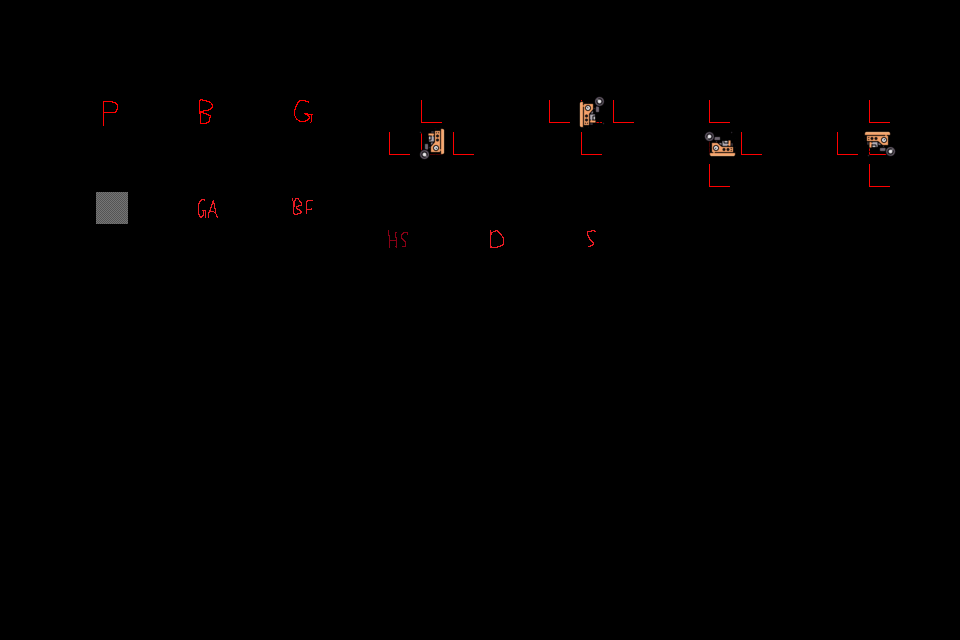

A 2D game scene composited from a Tiled map and its tileset images. What follows is a short description and the map's XML, with every tile layer's data as written:
An orthogonal 30x20 tile map with 32x32 px tiles, 3 tile layers (regions, input_objs, output_laserTerrain), 2 tilesets and 12 objects.

<map version="1.10" tiledversion="1.11.0" orientation="orthogonal" renderorder="right-down" width="30" height="20" tilewidth="32" tileheight="32" infinite="0" nextlayerid="5" nextobjectid="24">
 <properties>
  <property name="DeleteTiles" type="bool" value="true" />
 </properties>
 <tileset firstgid="1" source="rulesheet.tsx" />
 <tileset firstgid="19" source="tilesheet.tsx" />
 <layer id="1" name="regions" width="30" height="20" opacity="0.46">
  <data encoding="csv">
0,0,0,0,0,0,0,0,0,0,0,0,0,0,0,0,0,0,0,0,0,0,0,0,0,0,0,0,0,0,
0,0,0,0,0,0,0,0,0,0,0,0,0,0,0,0,0,0,0,0,0,0,0,0,0,0,0,0,0,0,
0,0,0,0,0,0,0,0,0,0,0,0,0,0,0,0,0,0,0,0,0,0,0,0,0,0,0,0,0,0,
0,0,0,1,0,0,1,0,0,1,0,0,0,1,0,0,0,1,1,1,0,0,1,0,0,0,0,1,0,0,
0,0,0,0,0,0,0,0,0,0,0,0,1,1,1,0,0,0,1,0,0,0,1,1,0,0,1,1,0,0,
0,0,0,0,0,0,0,0,0,0,0,0,0,0,0,0,0,0,0,0,0,0,1,0,0,0,0,1,0,0,
0,0,0,1,0,0,1,0,0,1,0,0,0,0,0,0,0,0,0,0,0,0,0,0,0,0,0,0,0,0,
0,0,0,0,0,0,0,0,0,0,0,0,1,0,0,1,0,0,1,0,0,0,0,0,0,0,0,0,0,0,
0,0,0,0,0,0,0,0,0,0,0,0,0,0,0,0,0,0,0,0,0,0,0,0,0,0,0,0,0,0,
0,0,0,0,0,0,0,0,0,0,0,0,0,0,0,0,0,0,0,0,0,0,0,0,0,0,0,0,0,0,
0,0,0,0,0,0,0,0,0,0,0,0,0,0,0,0,0,0,0,0,0,0,0,0,0,0,0,0,0,0,
0,0,0,0,0,0,0,0,0,0,0,0,0,0,0,0,0,0,0,0,0,0,0,0,0,0,0,0,0,0,
0,0,0,0,0,0,0,0,0,0,0,0,0,0,0,0,0,0,0,0,0,0,0,0,0,0,0,0,0,0,
0,0,0,0,0,0,0,0,0,0,0,0,0,0,0,0,0,0,0,0,0,0,0,0,0,0,0,0,0,0,
0,0,0,0,0,0,0,0,0,0,0,0,0,0,0,0,0,0,0,0,0,0,0,0,0,0,0,0,0,0,
0,0,0,0,0,0,0,0,0,0,0,0,0,0,0,0,0,0,0,0,0,0,0,0,0,0,0,0,0,0,
0,0,0,0,0,0,0,0,0,0,0,0,0,0,0,0,0,0,0,0,0,0,0,0,0,0,0,0,0,0,
0,0,0,0,0,0,0,0,0,0,0,0,0,0,0,0,0,0,0,0,0,0,0,0,0,0,0,0,0,0,
0,0,0,0,0,0,0,0,0,0,0,0,0,0,0,0,0,0,0,0,0,0,0,0,0,0,0,0,0,0,
0,0,0,0,0,0,0,0,0,0,0,0,0,0,0,0,0,0,0,0,0,0,0,0,0,0,0,0,0,0
</data>
 </layer>
 <layer id="2" name="input_objs" width="30" height="20">
  <data encoding="csv">
0,0,0,0,0,0,0,0,0,0,0,0,0,0,0,0,0,0,0,0,0,0,0,0,0,0,0,0,0,0,
0,0,0,0,0,0,0,0,0,0,0,0,0,0,0,0,0,0,0,0,0,0,0,0,0,0,0,0,0,0,
0,0,0,0,0,0,0,0,0,0,0,0,0,0,0,0,0,0,0,0,0,0,0,0,0,0,0,0,0,0,
0,0,0,11,0,0,9,0,0,10,0,0,0,12,0,0,0,12,12,12,0,0,12,0,0,0,0,12,0,0,
0,0,0,0,0,0,0,0,0,0,0,0,12,12,12,0,0,0,12,0,0,0,12,12,0,0,12,12,0,0,
0,0,0,0,0,0,0,0,0,0,0,0,0,0,0,0,0,0,0,0,0,0,12,0,0,0,0,12,0,0,
0,0,0,0,0,0,14,0,0,15,0,0,0,0,0,0,0,0,0,0,0,0,0,0,0,0,0,0,0,0,
0,0,0,0,0,0,0,0,0,0,0,0,16,0,0,17,0,0,18,0,0,0,0,0,0,0,0,0,0,0,
0,0,0,0,0,0,0,0,0,0,0,0,0,0,0,0,0,0,0,0,0,0,0,0,0,0,0,0,0,0,
0,0,0,0,0,0,0,0,0,0,0,0,0,0,0,0,0,0,0,0,0,0,0,0,0,0,0,0,0,0,
0,0,0,0,0,0,0,0,0,0,0,0,0,0,0,0,0,0,0,0,0,0,0,0,0,0,0,0,0,0,
0,0,0,0,0,0,0,0,0,0,0,0,0,0,0,0,0,0,0,0,0,0,0,0,0,0,0,0,0,0,
0,0,0,0,0,0,0,0,0,0,0,0,0,0,0,0,0,0,0,0,0,0,0,0,0,0,0,0,0,0,
0,0,0,0,0,0,0,0,0,0,0,0,0,0,0,0,0,0,0,0,0,0,0,0,0,0,0,0,0,0,
0,0,0,0,0,0,0,0,0,0,0,0,0,0,0,0,0,0,0,0,0,0,0,0,0,0,0,0,0,0,
0,0,0,0,0,0,0,0,0,0,0,0,0,0,0,0,0,0,0,0,0,0,0,0,0,0,0,0,0,0,
0,0,0,0,0,0,0,0,0,0,0,0,0,0,0,0,0,0,0,0,0,0,0,0,0,0,0,0,0,0,
0,0,0,0,0,0,0,0,0,0,0,0,0,0,0,0,0,0,0,0,0,0,0,0,0,0,0,0,0,0,
0,0,0,0,0,0,0,0,0,0,0,0,0,0,0,0,0,0,0,0,0,0,0,0,0,0,0,0,0,0,
0,0,0,0,0,0,0,0,0,0,0,0,0,0,0,0,0,0,0,0,0,0,0,0,0,0,0,0,0,0
</data>
 </layer>
 <layer id="4" name="output_laserTerrain" width="30" height="20">
  <data encoding="csv">
0,0,0,0,0,0,0,0,0,0,0,0,0,0,0,0,0,0,0,0,0,0,0,0,0,0,0,0,0,0,
0,0,0,0,0,0,0,0,0,0,0,0,0,0,0,0,0,0,0,0,0,0,0,0,0,0,0,0,0,0,
0,0,0,0,0,0,0,0,0,0,0,0,0,0,0,0,0,0,0,0,0,0,0,0,0,0,0,0,0,0,
0,0,0,0,0,0,0,0,0,0,0,0,0,0,0,0,0,0,46,0,0,0,0,0,0,0,0,0,0,0,
0,0,0,0,0,0,0,0,0,0,0,0,0,44,0,0,0,0,0,0,0,0,45,0,0,0,0,43,0,0,
0,0,0,0,0,0,0,0,0,0,0,0,0,0,0,0,0,0,0,0,0,0,0,0,0,0,0,0,0,0,
0,0,0,0,0,0,0,0,0,0,0,0,0,0,0,0,0,0,0,0,0,0,0,0,0,0,0,0,0,0,
0,0,0,0,0,0,0,0,0,0,0,0,0,0,0,0,0,0,0,0,0,0,0,0,0,0,0,0,0,0,
0,0,0,0,0,0,0,0,0,0,0,0,0,0,0,0,0,0,0,0,0,0,0,0,0,0,0,0,0,0,
0,0,0,0,0,0,0,0,0,0,0,0,0,0,0,0,0,0,0,0,0,0,0,0,0,0,0,0,0,0,
0,0,0,0,0,0,0,0,0,0,0,0,0,0,0,0,0,0,0,0,0,0,0,0,0,0,0,0,0,0,
0,0,0,0,0,0,0,0,0,0,0,0,0,0,0,0,0,0,0,0,0,0,0,0,0,0,0,0,0,0,
0,0,0,0,0,0,0,0,0,0,0,0,0,0,0,0,0,0,0,0,0,0,0,0,0,0,0,0,0,0,
0,0,0,0,0,0,0,0,0,0,0,0,0,0,0,0,0,0,0,0,0,0,0,0,0,0,0,0,0,0,
0,0,0,0,0,0,0,0,0,0,0,0,0,0,0,0,0,0,0,0,0,0,0,0,0,0,0,0,0,0,
0,0,0,0,0,0,0,0,0,0,0,0,0,0,0,0,0,0,0,0,0,0,0,0,0,0,0,0,0,0,
0,0,0,0,0,0,0,0,0,0,0,0,0,0,0,0,0,0,0,0,0,0,0,0,0,0,0,0,0,0,
0,0,0,0,0,0,0,0,0,0,0,0,0,0,0,0,0,0,0,0,0,0,0,0,0,0,0,0,0,0,
0,0,0,0,0,0,0,0,0,0,0,0,0,0,0,0,0,0,0,0,0,0,0,0,0,0,0,0,0,0,
0,0,0,0,0,0,0,0,0,0,0,0,0,0,0,0,0,0,0,0,0,0,0,0,0,0,0,0,0,0
</data>
 </layer>
 <objectgroup id="3" name="output_points">
  <object id="12" x="96" y="96" width="32" height="32">
   <properties>
    <property name="Player" value="true" />
   </properties>
  </object>
  <object id="13" x="192" y="96" width="32" height="32">
   <properties>
    <property name="Bat" value="true" />
    <property name="Range" value="0,0,0,0" />
   </properties>
  </object>
  <object id="14" x="288" y="96" width="32" height="32">
   <properties>
    <property name="Golem" value="true" />
    <property name="Range" value="20,20,0,0" />
   </properties>
  </object>
  <object id="15" x="416" y="128" width="32" height="32">
   <properties>
    <property name="Laser" value="up" />
   </properties>
  </object>
  <object id="16" x="576" y="96" width="32" height="32">
   <properties>
    <property name="Laser" value="down" />
   </properties>
  </object>
  <object id="17" x="704" y="128" width="32" height="32">
   <properties>
    <property name="Laser" value="right" />
   </properties>
  </object>
  <object id="18" x="864" y="128" width="32" height="32">
   <properties>
    <property name="Laser" value="left" />
   </properties>
  </object>
  <object id="19" x="192" y="192" width="32" height="32">
   <properties>
    <property name="GolemArmorItem" value="true" />
   </properties>
  </object>
  <object id="20" x="288" y="192" width="32" height="32">
   <properties>
    <property name="BootsFastItem" value="true" />
   </properties>
  </object>
  <object id="21" x="384" y="224" width="32" height="32">
   <properties>
    <property name="HeartSmallItem" value="true" />
   </properties>
  </object>
  <object id="22" x="480" y="224" width="32" height="32">
   <properties>
    <property name="DashItem" value="true" />
   </properties>
  </object>
  <object id="23" x="576" y="224" width="32" height="32">
   <properties>
    <property name="Spaceship" value="true" />
   </properties>
  </object>
 </objectgroup>
</map>
